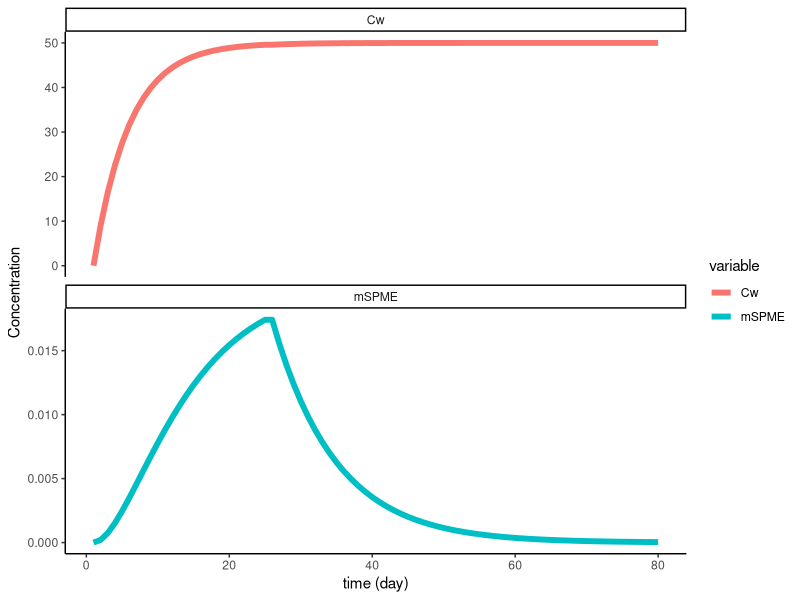

Source code (R):
# Load libraries
library(dplyr) # organize data
library(tidyverse)
library(ggplot2) # plotting
library(deSolve) # solving differential equations

# Reactive transport function ---------------------------------------------

rtm.SPME.1 = function(t, c, parms){
  
  Vw <- 100/1000 # L water volume
  Af <- 0.138 # cm2 SPME area
  Vf <- 0.000000069 # L/cm SPME volume/area
  L <- 30 # cm SPME length average
  Kow <- 10^(4.65) # PCB 4 octanol-water equilibrium partition coefficient
  Kf <- 10^(1.06*log10(Kow) - 1.16) # PCB 4-SPME equilibrium partition coefficient
  
  # Estimating Cpw (PCB 4 concentration in sediment porewater)
  Ct <- 630.2023 # ng/g PCB 4 sediment concentration
  foc <- 0.03 # organic carbon % in sediment
  logKoc <- 0.94*log10(Kow) + 0.42 # koc calculation
  Kd <- foc*10^(logKoc) # L/kg sediment-water equilibrium partition coefficient
  Cpw <- Ct/Kd*1000*(1) # [ng/L]
  
  # Constant passed through a list called parms
  k <- parms$k # m3/d
  ko <- parms$ko # cm/d
  #ka <- parms$ka ka = 0.089
  
  # derivatives dx/dt are computed below
  r <- rep(0,length(c))
  # dCwdt:
  r[1] <- c["Cw"]*k + 10
  # dmfdt:
  r[2] <- ko*Af*c["Cw"]/1000/L - ko*Af*c["mSPME"]/(Vf*Kf*L*1000) # Cw = [ng/L], mf = [ng/cm]
  
  # The computed derivatives are returned as a list
  # order of derivatives needs to be the same as the order of species in c
  return(list(r))
}

# Initial conditions and run function
{cinit <- c(Cw = 0, mSPME = 0)
t <- c(1:25)
# Placeholder values of key parameters
parms <- list(k = -0.2, ko = 10)
out.1 <- ode(y = cinit, times = t, func = rtm.SPME.1, parms = parms)
out.1 <- data.frame(out.1)}

{new.out.1 <- out.1 %>%
  gather(variable, value, -time)
new.out.1 <- within(new.out.1, variable <- factor(variable,
                                                levels = c('Cw', 'mSPME')))}


rtm.SPME.2 = function(t, c, parms){
  
  Vw <- 100/1000 # L water volume
  Af <- 0.138 # cm2 SPME area
  Vf <- 0.000000069 # L/cm SPME volume/area
  L <- 30 # cm SPME length average
  Kow <- 10^(4.65) # PCB 4 octanol-water equilibrium partition coefficient
  Kf <- 10^(1.06*log10(Kow) - 1.16) # PCB 4-SPME equilibrium partition coefficient
  
  # Estimating Cpw (PCB 4 concentration in sediment porewater)
  Ct <- 630.2023 # ng/g PCB 4 sediment concentration
  foc <- 0.03 # organic carbon % in sediment
  logKoc <- 0.94*log10(Kow) + 0.42 # koc calculation
  Kd <- foc*10^(logKoc) # L/kg sediment-water equilibrium partition coefficient
  Cpw <- Ct/Kd*1000*(1) # [ng/L]
  
  # Constant passed through a list called parms
  k <- parms$k # m3/d
  ko <- parms$ko # cm/d
  #ka <- parms$ka ka = 0.089
  
  # derivatives dx/dt are computed below
  r <- rep(0,length(c))
  # dCwdt:
  r[1] <- c["Cw"]*k + 10
  # dmfdt:
  r[2] <- - ko*Af*c["mSPME"]/(Vf*Kf*L*1000)
  
  # The computed derivatives are returned as a list
  # order of derivatives needs to be the same as the order of species in c
  return(list(r))
}

# Initial conditions and run function
{cinit <- c(Cw = out.1$Cw[25], mSPME = out.1$mSPME[25])
  t <- c(26:80)
  # Placeholder values of key parameters
  parms <- list(k = -0.2, ko = 10)
  out.2 <- ode(y = cinit, times = t, func = rtm.SPME.2, parms = parms)
  out.2 <- data.frame(out.2)}

{new.out.2 <- out.2 %>%
    gather(variable, value, -time)
  new.out.2 <- within(new.out.2, variable <- factor(variable,
                                                    levels = c('Cw', 'mSPME')))}
# Merge both results (new.out.1 and mew.out.2)
new.out.3 <- merge(x = new.out.1, y = new.out.2, all = TRUE)

# Plot
ggplot(new.out.3, aes(x = time, y = value, color = variable)) +
  facet_wrap(vars(variable), scales = "free_y", nrow =  2) +
  geom_line(linewidth = 2) +
  theme_classic() +
  labs(x = 'time (day)', y = 'Concentration')
